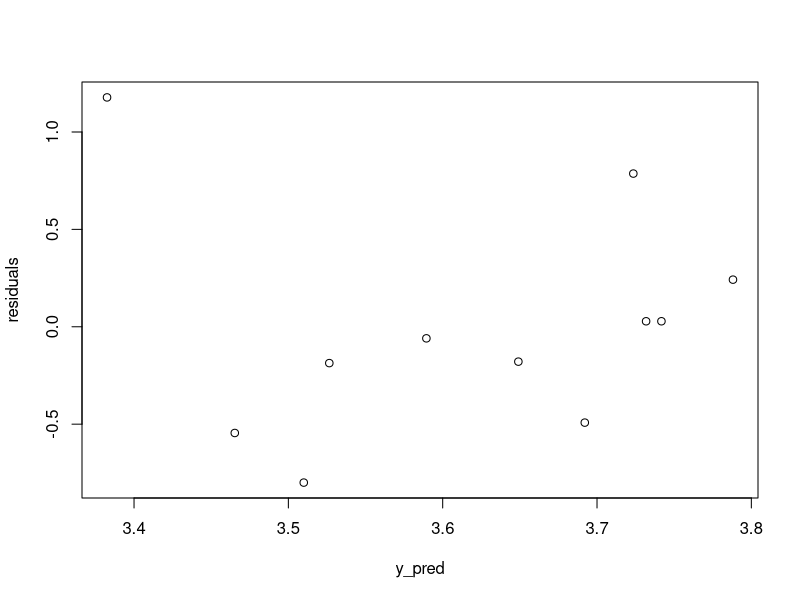
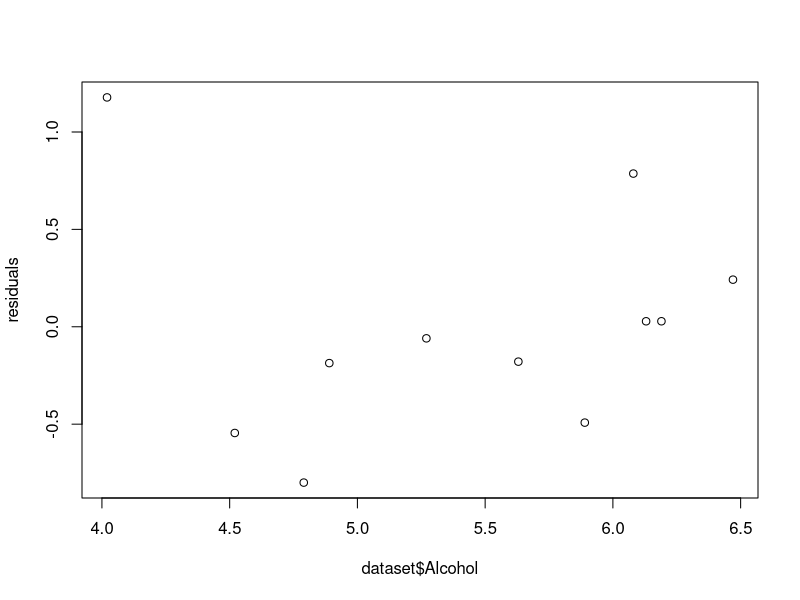
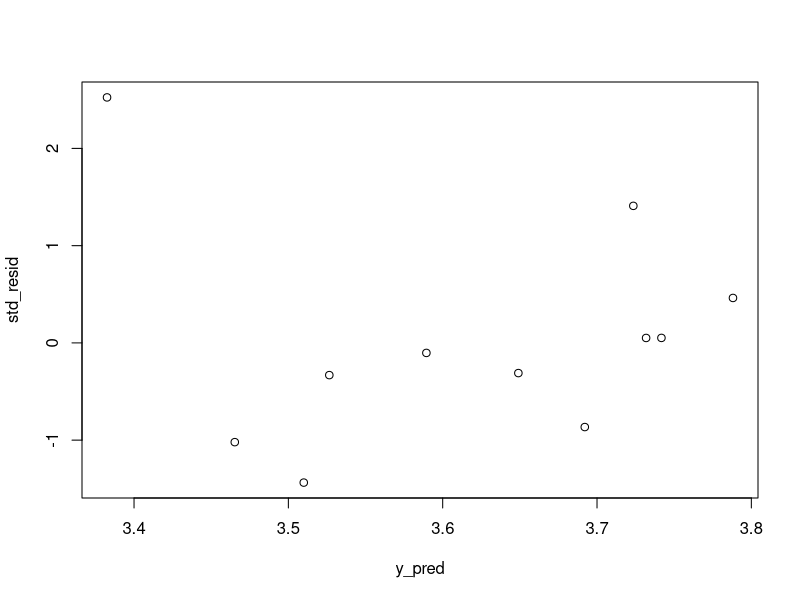

The R source for these figures, in order:
setwd("D:\\Data science  notes\\Data To Be Shared Before Class\\SLR\\Problems in residual plots")
dataset=read.csv("alcoholtobacco.csv")
View(dataset)
names(dataset)


regressor=lm(Tobacco~Alcohol,dataset)
summary(regressor)

y_pred=predict(regressor,newdata = dataset)
residuals=resid(regressor)

##plot residuals vs fits plot(residuals vs predicted values(x))
plot(y_pred,residuals)


##plot residuals vs predictor
plot(dataset$Alcohol,residuals)

###for standardized residuals
library(MASS)
std_resid=stdres(regressor)

plot(y_pred,std_resid)
